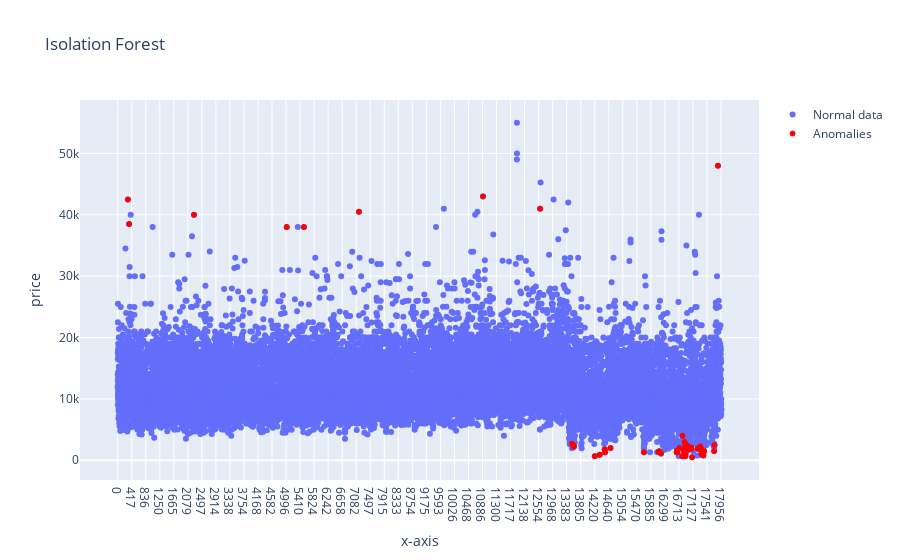

Write notebook code for a chart like this one.
### Code cell
# добавление аномалий в набор данных
data['anomalies'] = IF_predictions1
anomalies1 = data.query('anomalies == -1')

#строю график для выбросов
normal = go.Scatter(x=data.index.astype(str),y=data['price'],name="Normal data", mode='markers')
outlier = go.Scatter(x=anomalies1.index.astype(str), y=anomalies1['price'], name="Anomalies", mode='markers',
                        marker=dict(color='red', size=5,
                            line=dict(color='red', width=1)))

# обозначения графика
layout = go.Layout(title="Isolation Forest", yaxis_title='price',xaxis_title='x-axis',)

#строю график
Data = [normal, outlier]
fig = go.Figure(data=Data, layout=layout)
fig.show()

### Figure 1 — Plotly figure (JSON) as saved in the notebook; plotly's stock layout.template omitted (floating-point values rounded to 4 significant figures; data arrays with more than 128 entries replaced by an {"elided": "..."} marker saying what was removed)
{"data": [{"mode": "markers", "name": "Normal data", "type": "scatter", "x": {"elided": "17812 str values"}, "y": {"elided": "17812 int values"}}, {"marker": {"color": "red", "line": {"color": "red", "width": 1}, "size": 5}, "mode": "markers", "name": "Anomalies", "type": "scatter", "x": ["302", "339", "2264", "5015", "5523", "7164", "10901", "12600", "13544", "13601", "13603", "14222", "14367", "14515", "14528", "14691", "15679", "16110", "16139", "16187", "16651", "16652", "16657", "16669", "16731", "16811", "16819", "16862", "16878", "16899", "16900", "16902", "16904", "16905", "16907", "16970", "16976", "16978", "17071", "17080", "17103", "17267", "17282", "17345", "17374", "17376", "17387", "17411", "17436", "17450", "17455", "17754", "17761", "17866"], "y": [42489, 38489, 39990, 37990, 37990, 40495, 42999, 41000, 2699, 2395, 2195, 675, 895, 1795, 1295, 1999, 1299, 1400, 1475, 1095, 1295, 1295, 1595, 1295, 1995, 675, 3999, 1495, 3000, 2195, 2695, 1995, 675, 1200, 950, 1695, 2295, 2295, 2095, 1850, 495, 1885, 1995, 2275, 1775, 999, 1449, 1695, 795, 1450, 1500, 1495, 2495, 48000]}], "layout": {"title": {"text": "Isolation Forest"}, "xaxis": {"title": {"text": "x-axis"}}, "yaxis": {"title": {"text": "price"}}}}
